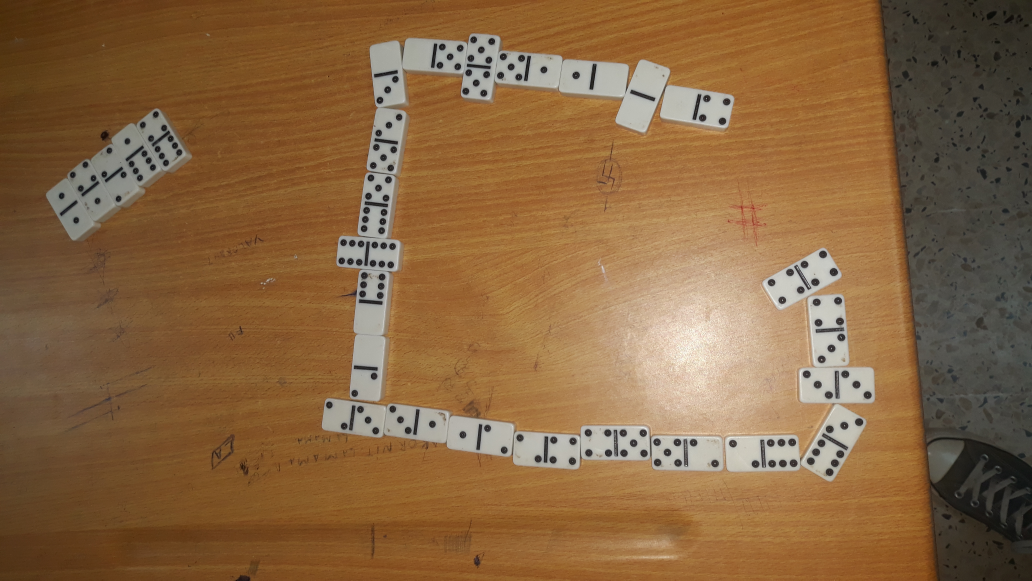
%> input picture domino.jpg, 4128 x 2322 px (shown at 1/4 size)
$ octave partie2domino.m   (GNU Octave 9; MATLAB toolbox functions it lacks are replaced by stand-ins)
%> lines starting %> are read from the running program, lines starting %| are printed output that depends on the picture; in (x1, y1, x2, y2) boxes, pixels count from 0 and x2, y2 are one past the last pixel; in counts of white or black regions, pixels touching at a corner belong together; the program's own positions count from 1
clear all;
clc;
% Load the image
img = imread('domino.jpg');

% Display the image
imshow(img);

% Get the RGB values of the clicked pixels
r1 = 188;
g1 = 189;
b1 = 181;

r2 = 141;
g2 = 142;
b2 = 134;

% Define a tolerance range for each RGB channel
tolerance = 30;

% Create a binary mask that selects pixels with similar color to the first clicked pixel
mask1 = (img(:,:,1) >= r1-tolerance) & (img(:,:,1) <= r1+tolerance) & ...
        (img(:,:,2) >= g1-tolerance) & (img(:,:,2) <= g1+tolerance) & ...
        (img(:,:,3) >= b1-tolerance) & (img(:,:,3) <= b1+tolerance);
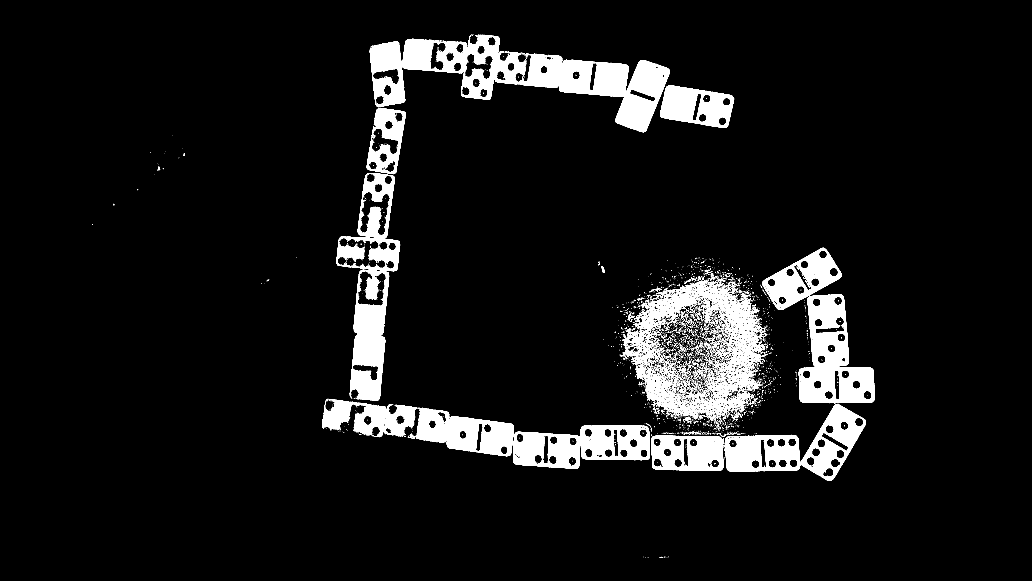
%> mask1: size 2322x4128 logical (shown at 1/4 size); 7.4% white; 5170 white regions (4777 under 20 px), largest, box (x1, y1, x2, y2) and area: (3195, 1177, 3499, 1613) 67791, (2236, 239, 2680, 529) 65912, (1399, 1079, 1557, 1604) 48560

% Create a binary mask that selects pixels with similar color to the second clicked pixel
mask2 = (img(:,:,1) >= r2-tolerance) & (img(:,:,1) <= r2+tolerance) & ...
        (img(:,:,2) >= g2-tolerance) & (img(:,:,2) <= g2+tolerance) & ...
        (img(:,:,3) >= b2-tolerance) & (img(:,:,3) <= b2+tolerance);
%> mask2: size 2322x4128 logical; 3.4% white; 2891 white regions (2648 under 20 px), largest, box (x1, y1, x2, y2) and area: (185, 434, 767, 961) 101401, (1467, 134, 2250, 701) 86965, (1346, 689, 1606, 1607) 53399

% Combine the two masks using logical OR
mask = mask1 | mask2;
%> mask: size 2322x4128 logical; 9.5% white; 5199 white regions (4799 under 20 px), largest, box (x1, y1, x2, y2) and area: (1466, 134, 2682, 701) 208279, (2893, 991, 3501, 1927) 174137, (1345, 689, 1606, 1607) 109611

% Apply the mask to the image
result = bsxfun(@times, img, cast(mask, 'like', img));

gimg=rgb2gray(result);
imshow(result);
imtool(gimg);
binary_img1 = imbinarize(gimg);%img binaire
gimg1=rgb2gray(img);%img en gris
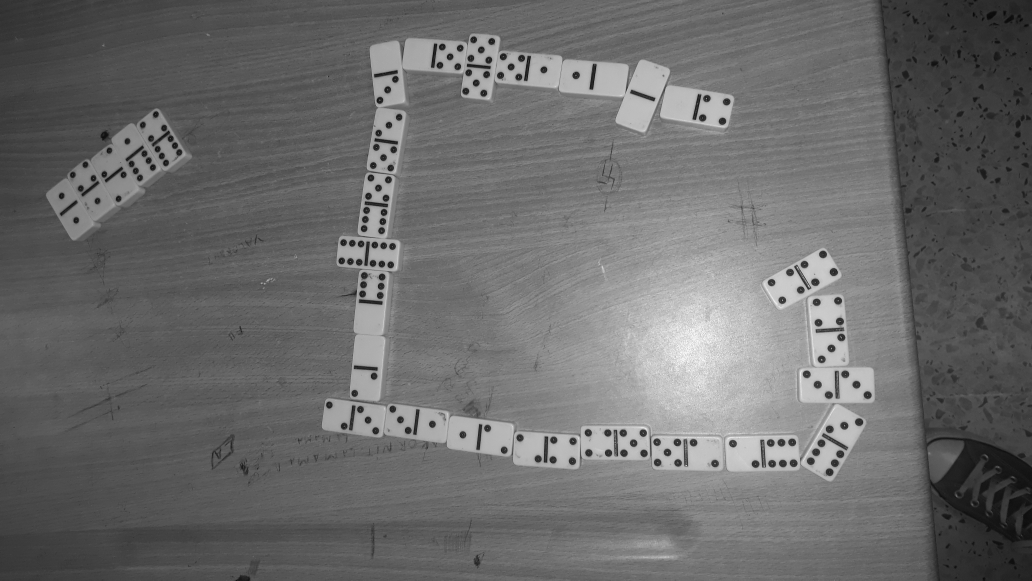
%> gimg1: size 2322x4128 uint8 (shown at 1/4 size); min 0, max 255, mean 107.2

binary_img = imbinarize(gimg1);%img binaire
%> binary_img: size 2322x4128 logical; 28.5% white; 10878 white regions (9786 under 20 px), largest, box (x1, y1, x2, y2) and area: (1287, 582, 3666, 2180) 2151555, (1466, 132, 3490, 711) 305465, (186, 434, 767, 961) 96117
sel=strel('diamond',4);%le filtre
er=imerode(gimg1,sel);
[Gmag, Gdir] = imgradient(gimg1, 'Sobel');%detection de contour
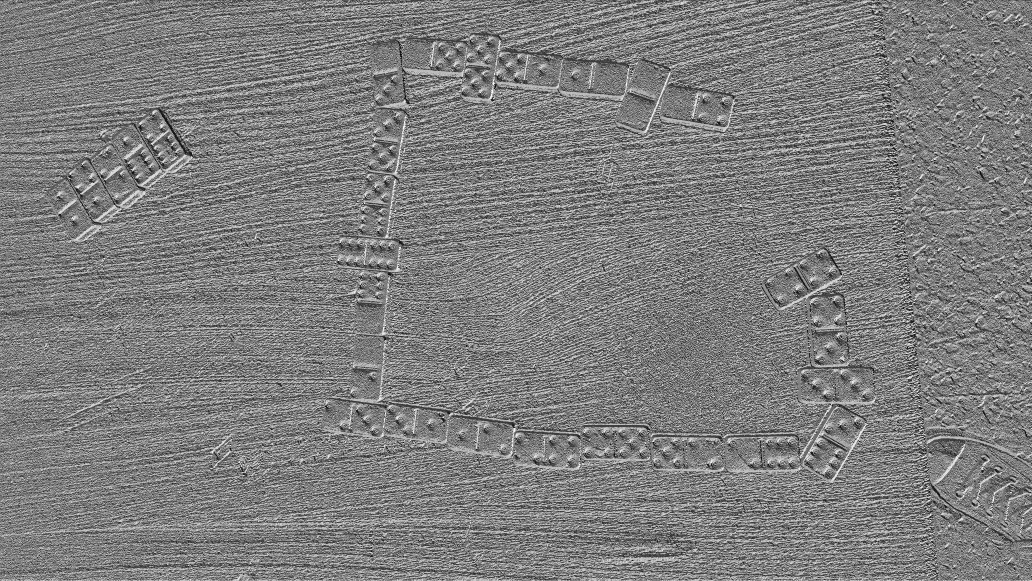
%> Gdir: size 2322x4128 double (shown at 1/4 size); min -180, max 179.9, mean -1.7; drawn with min black and max white
Gmag(Gmag<35)=0; %pour binarisé l'image
imcomp=imcomplement(Gmag); %le complément de Gmag pour faire eliminé la grande variation de flash
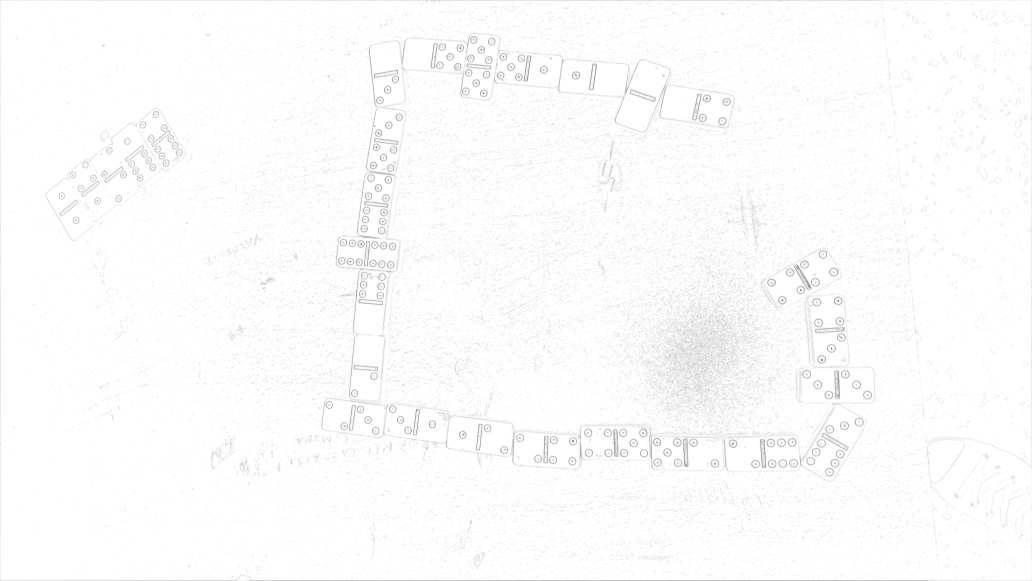
%> imcomp: size 2322x4128 double (shown at 1/4 size); min -906.7, max 1, mean -9.88; drawn with min black and max white


imc=imbinarize(imcomp);%binarisation pour faire les operation logique
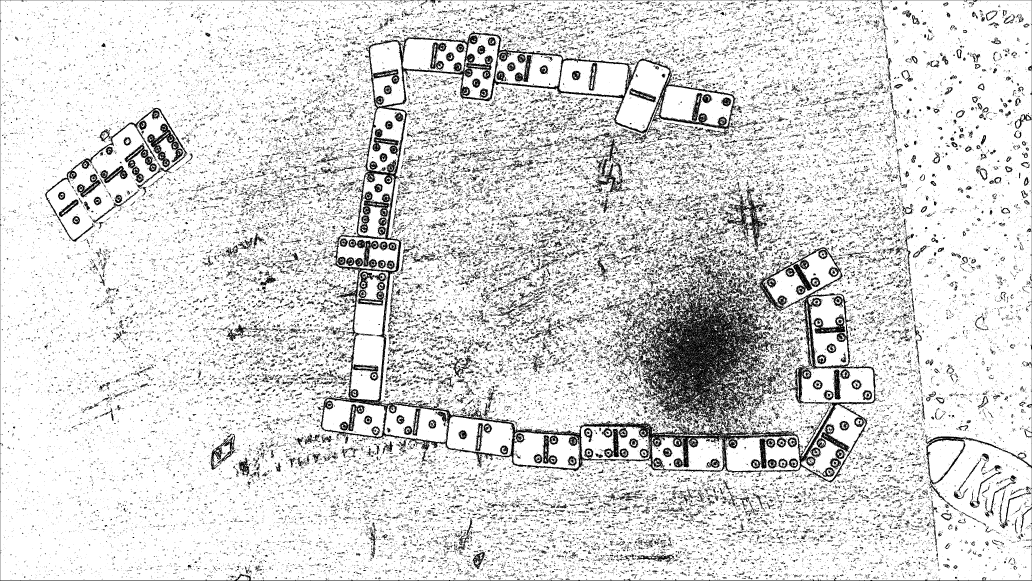
%> imc: size 2322x4128 logical (shown at 1/4 size); 85.5% white; 65837 black regions (56331 under 20 px), largest, box (x1, y1, x2, y2) and area: (1270, 123, 3512, 1931) 352203, (0, 0, 4128, 2322) 23638, (178, 431, 751, 966) 17616

sel2=strel('rectangle',[10 5]);%element struct
erc=imerode(imc,sel2);
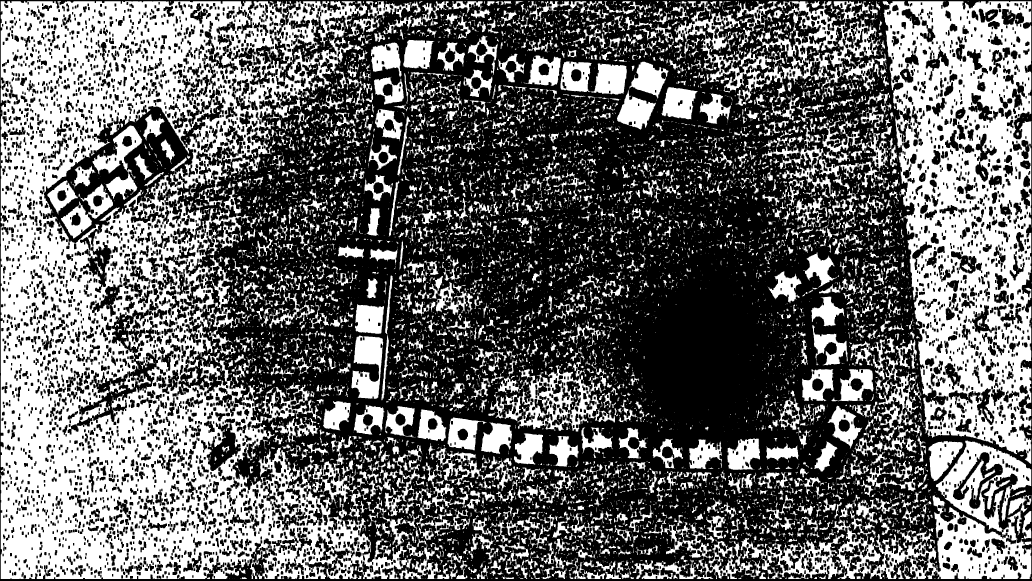
%> erc: size 2322x4128 logical (shown at 1/4 size); 41% white; 7776 white regions (4401 under 20 px), largest, box (x1, y1, x2, y2) and area: (3, 5, 1647, 2316) 1678667, (3531, 5, 4125, 1855) 619213, (2531, 1979, 4125, 2316) 159217
figure

an=bitand(binary_img,erc);%operation logique
%> an: size 2322x4128 logical; 7.5% white; 6538 white regions (4855 under 20 px), largest, box (x1, y1, x2, y2) and area: (2016, 1453, 2466, 1726) 37120, (2241, 245, 2508, 378) 23540, (1406, 1342, 1533, 1595) 20520
imshow(an);
sel=strel('rectangle',[20 20]);%element struct
er=imopen(an,sel);
%> er: size 2322x4128 logical; 3.5% white; 95 white regions, largest, box (x1, y1, x2, y2) and area: (2381, 257, 2506, 375) 12800, (2652, 350, 2781, 476) 12460, (2471, 393, 2615, 510) 11431
er=imdilate(er,sel);
er=imdilate(er,sel);
er=imdilate(er,sel);
er=imdilate(er,sel);
er=imdilate(er,sel);
er=imdilate(er,sel);
er=imclose(er,sel);
imshow(er);
resultat=bitand(er,binary_img1);
imshow(resultat);
resultat = medfilt2(resultat, [10, 10]);
imshow(resultat);
sel1=strel('disk',4);
skel=imdilate(resultat,sel1);
imshow(skel);
impixelinfo;%pour choisir les coordonnees d'une piece moyenne.
masque=zeros(2322,4128); % un masque noir
figure()
imshow(masque);
for i=1728:1870
    for j=2057:2322
        masque(i,j)=1;
    end
end %la boucle pour selectionner la place de la piece , j'ai choisi 4/2 puisque c'est une piece moyenne (contient 6 points noir).
imshow(masque);
ress=bitand(masque,skel);%l'intersection pour selectionner la piece 4/2.
imshow(ress);
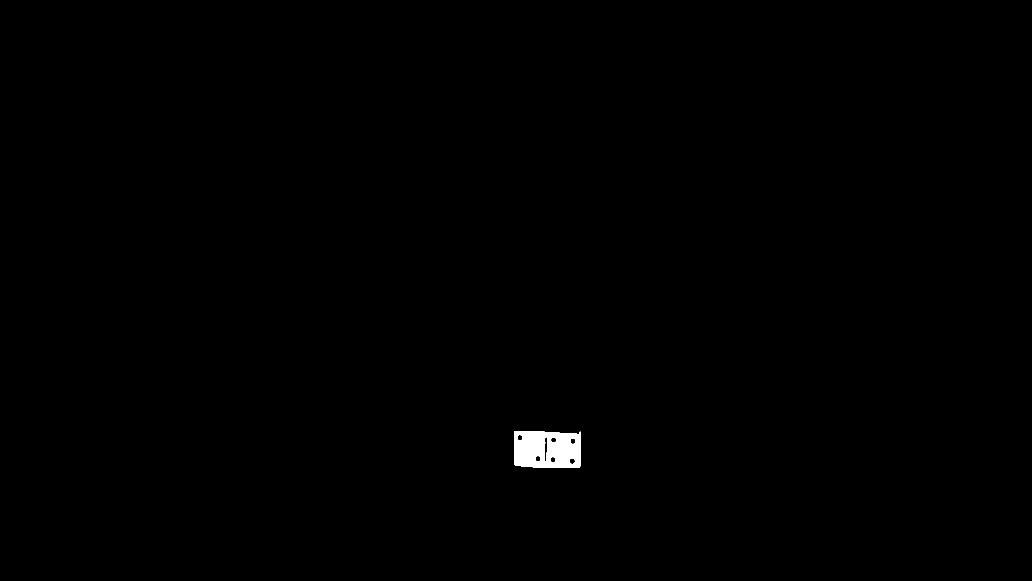
%> displayed picture: size 2322x4128, on the screen's scale of 0 to 255 (shown at 1/4 size); 0.35% white; 1 white region, box (x1, y1, x2, y2) and area: (2056, 1727, 2322, 1870) 33874
ss=0;
for i= 1:2322
    for j=1:4128
        if ress(i,j)==1;
            ss=ss+1;
        end
    end
end %la boucle pour compter le nbr de pixel blancs dans la piece moyenne 4/2
%> after the loop, ss = 33874
ss
%> ss = 33874
rs=0;
%> (the run ends here)
